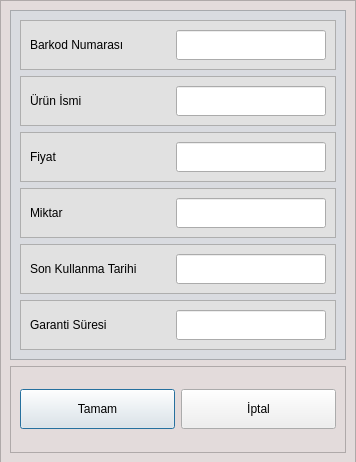
<?xml version="1.0" encoding="UTF-8"?>
<ui version="4.0">
 <class>depourunekle</class>
 <widget class="QDialog" name="depourunekle">
  <property name="geometry">
   <rect>
    <x>0</x>
    <y>0</y>
    <width>356</width>
    <height>462</height>
   </rect>
  </property>
  <property name="windowTitle">
   <string>Dialog</string>
  </property>
  <widget class="QFrame" name="mainFrame">
   <property name="geometry">
    <rect>
     <x>0</x>
     <y>0</y>
     <width>356</width>
     <height>463</height>
    </rect>
   </property>
   <property name="minimumSize">
    <size>
     <width>356</width>
     <height>463</height>
    </size>
   </property>
   <property name="maximumSize">
    <size>
     <width>356</width>
     <height>463</height>
    </size>
   </property>
   <property name="styleSheet">
    <string notr="true">QFrame {
	background-color: rgb(227, 219, 219);
}</string>
   </property>
   <property name="frameShape">
    <enum>QFrame::StyledPanel</enum>
   </property>
   <property name="frameShadow">
    <enum>QFrame::Raised</enum>
   </property>
   <layout class="QVBoxLayout" name="verticalLayout_2">
    <item>
     <widget class="QFrame" name="frame_2">
      <property name="minimumSize">
       <size>
        <width>336</width>
        <height>330</height>
       </size>
      </property>
      <property name="styleSheet">
       <string notr="true">QFrame {
	background-color: rgb(217, 219, 224);
}</string>
      </property>
      <property name="frameShape">
       <enum>QFrame::StyledPanel</enum>
      </property>
      <property name="frameShadow">
       <enum>QFrame::Raised</enum>
      </property>
      <layout class="QVBoxLayout" name="verticalLayout">
       <item>
        <widget class="QFrame" name="frame_8">
         <property name="minimumSize">
          <size>
           <width>231</width>
           <height>41</height>
          </size>
         </property>
         <property name="styleSheet">
          <string notr="true">QFrame {
	background-color: rgb(225, 225, 225);
}</string>
         </property>
         <property name="frameShape">
          <enum>QFrame::StyledPanel</enum>
         </property>
         <property name="frameShadow">
          <enum>QFrame::Raised</enum>
         </property>
         <layout class="QGridLayout" name="gridLayout_9">
          <item row="0" column="1">
           <widget class="QLineEdit" name="lineEdit_1">
            <property name="minimumSize">
             <size>
              <width>150</width>
              <height>30</height>
             </size>
            </property>
           </widget>
          </item>
          <item row="0" column="0">
           <widget class="QLabel" name="label_ad_4">
            <property name="minimumSize">
             <size>
              <width>140</width>
              <height>30</height>
             </size>
            </property>
            <property name="text">
             <string>Barkod Numarası</string>
            </property>
           </widget>
          </item>
         </layout>
        </widget>
       </item>
       <item>
        <widget class="QFrame" name="frame_3">
         <property name="minimumSize">
          <size>
           <width>231</width>
           <height>41</height>
          </size>
         </property>
         <property name="styleSheet">
          <string notr="true">QFrame {
	background-color: rgb(225, 225, 225);
}</string>
         </property>
         <property name="frameShape">
          <enum>QFrame::StyledPanel</enum>
         </property>
         <property name="frameShadow">
          <enum>QFrame::Raised</enum>
         </property>
         <layout class="QGridLayout" name="gridLayout">
          <item row="0" column="0">
           <widget class="QLabel" name="label_ad">
            <property name="minimumSize">
             <size>
              <width>140</width>
              <height>30</height>
             </size>
            </property>
            <property name="text">
             <string>Ürün İsmi</string>
            </property>
           </widget>
          </item>
          <item row="0" column="1">
           <widget class="QLineEdit" name="lineEdit_2">
            <property name="minimumSize">
             <size>
              <width>150</width>
              <height>30</height>
             </size>
            </property>
           </widget>
          </item>
         </layout>
        </widget>
       </item>
       <item>
        <widget class="QFrame" name="frame_4">
         <property name="minimumSize">
          <size>
           <width>231</width>
           <height>41</height>
          </size>
         </property>
         <property name="styleSheet">
          <string notr="true">QFrame {
	background-color: rgb(225, 225, 225);
}</string>
         </property>
         <property name="frameShape">
          <enum>QFrame::StyledPanel</enum>
         </property>
         <property name="frameShadow">
          <enum>QFrame::Raised</enum>
         </property>
         <layout class="QGridLayout" name="gridLayout_2">
          <item row="0" column="1">
           <widget class="QLineEdit" name="lineEdit_3">
            <property name="minimumSize">
             <size>
              <width>150</width>
              <height>30</height>
             </size>
            </property>
           </widget>
          </item>
          <item row="0" column="0">
           <widget class="QLabel" name="label_tutar">
            <property name="minimumSize">
             <size>
              <width>140</width>
              <height>30</height>
             </size>
            </property>
            <property name="text">
             <string>Fiyat</string>
            </property>
           </widget>
          </item>
         </layout>
        </widget>
       </item>
       <item>
        <widget class="QFrame" name="frame_5">
         <property name="minimumSize">
          <size>
           <width>231</width>
           <height>41</height>
          </size>
         </property>
         <property name="styleSheet">
          <string notr="true">QFrame {
	background-color: rgb(225, 225, 225);
}</string>
         </property>
         <property name="frameShape">
          <enum>QFrame::StyledPanel</enum>
         </property>
         <property name="frameShadow">
          <enum>QFrame::Raised</enum>
         </property>
         <layout class="QGridLayout" name="gridLayout_3">
          <item row="0" column="1">
           <widget class="QLineEdit" name="lineEdit_4">
            <property name="minimumSize">
             <size>
              <width>150</width>
              <height>30</height>
             </size>
            </property>
           </widget>
          </item>
          <item row="0" column="0">
           <widget class="QLabel" name="label_miktar">
            <property name="minimumSize">
             <size>
              <width>140</width>
              <height>30</height>
             </size>
            </property>
            <property name="text">
             <string>Miktar</string>
            </property>
           </widget>
          </item>
         </layout>
        </widget>
       </item>
       <item>
        <widget class="QFrame" name="frame_6">
         <property name="minimumSize">
          <size>
           <width>231</width>
           <height>41</height>
          </size>
         </property>
         <property name="styleSheet">
          <string notr="true">QFrame {
	background-color: rgb(225, 225, 225);
}</string>
         </property>
         <property name="frameShape">
          <enum>QFrame::StyledPanel</enum>
         </property>
         <property name="frameShadow">
          <enum>QFrame::Raised</enum>
         </property>
         <layout class="QGridLayout" name="gridLayout_4">
          <item row="0" column="0">
           <widget class="QLabel" name="label_skk">
            <property name="minimumSize">
             <size>
              <width>140</width>
              <height>30</height>
             </size>
            </property>
            <property name="text">
             <string>Son Kullanma Tarihi</string>
            </property>
           </widget>
          </item>
          <item row="0" column="1">
           <widget class="QLineEdit" name="lineEdit_5">
            <property name="minimumSize">
             <size>
              <width>150</width>
              <height>30</height>
             </size>
            </property>
           </widget>
          </item>
         </layout>
        </widget>
       </item>
       <item>
        <widget class="QFrame" name="frame_7">
         <property name="minimumSize">
          <size>
           <width>231</width>
           <height>41</height>
          </size>
         </property>
         <property name="styleSheet">
          <string notr="true">QFrame {
	background-color: rgb(225, 225, 225);
}</string>
         </property>
         <property name="frameShape">
          <enum>QFrame::StyledPanel</enum>
         </property>
         <property name="frameShadow">
          <enum>QFrame::Raised</enum>
         </property>
         <layout class="QGridLayout" name="gridLayout_5">
          <item row="0" column="1">
           <widget class="QLineEdit" name="lineEdit_6">
            <property name="minimumSize">
             <size>
              <width>150</width>
              <height>30</height>
             </size>
            </property>
           </widget>
          </item>
          <item row="0" column="0">
           <widget class="QLabel" name="label_gs">
            <property name="minimumSize">
             <size>
              <width>140</width>
              <height>30</height>
             </size>
            </property>
            <property name="text">
             <string>Garanti Süresi</string>
            </property>
           </widget>
          </item>
         </layout>
        </widget>
       </item>
      </layout>
     </widget>
    </item>
    <item>
     <widget class="QFrame" name="frame">
      <property name="minimumSize">
       <size>
        <width>336</width>
        <height>60</height>
       </size>
      </property>
      <property name="frameShape">
       <enum>QFrame::StyledPanel</enum>
      </property>
      <property name="frameShadow">
       <enum>QFrame::Raised</enum>
      </property>
      <layout class="QHBoxLayout" name="horizontalLayout">
       <item>
        <widget class="QPushButton" name="pushButton_tamam">
         <property name="minimumSize">
          <size>
           <width>120</width>
           <height>40</height>
          </size>
         </property>
         <property name="text">
          <string>Tamam</string>
         </property>
        </widget>
       </item>
       <item>
        <widget class="QPushButton" name="pushButton_iptal">
         <property name="minimumSize">
          <size>
           <width>120</width>
           <height>40</height>
          </size>
         </property>
         <property name="text">
          <string>İptal</string>
         </property>
        </widget>
       </item>
      </layout>
     </widget>
    </item>
   </layout>
  </widget>
 </widget>
 <tabstops>
  <tabstop>lineEdit_1</tabstop>
  <tabstop>lineEdit_2</tabstop>
  <tabstop>lineEdit_3</tabstop>
  <tabstop>lineEdit_4</tabstop>
  <tabstop>lineEdit_5</tabstop>
  <tabstop>lineEdit_6</tabstop>
  <tabstop>pushButton_tamam</tabstop>
  <tabstop>pushButton_iptal</tabstop>
 </tabstops>
 <resources/>
 <connections/>
</ui>
